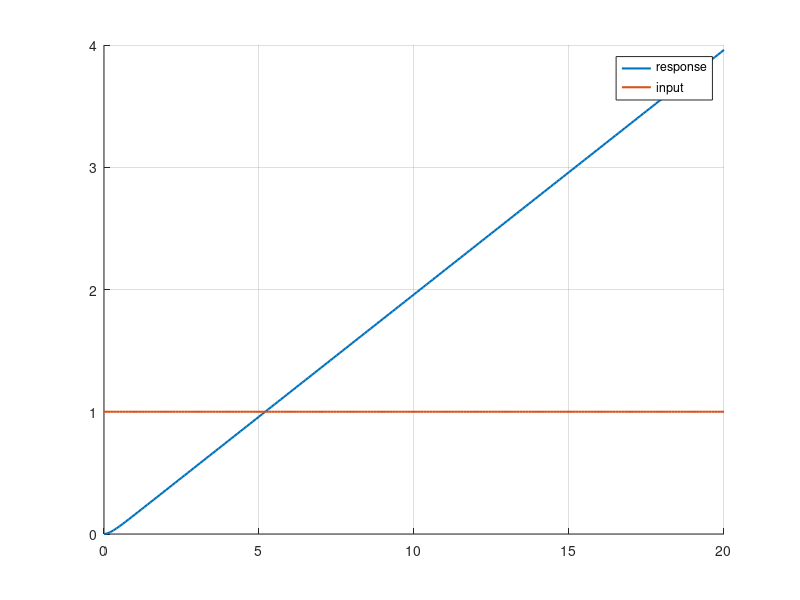
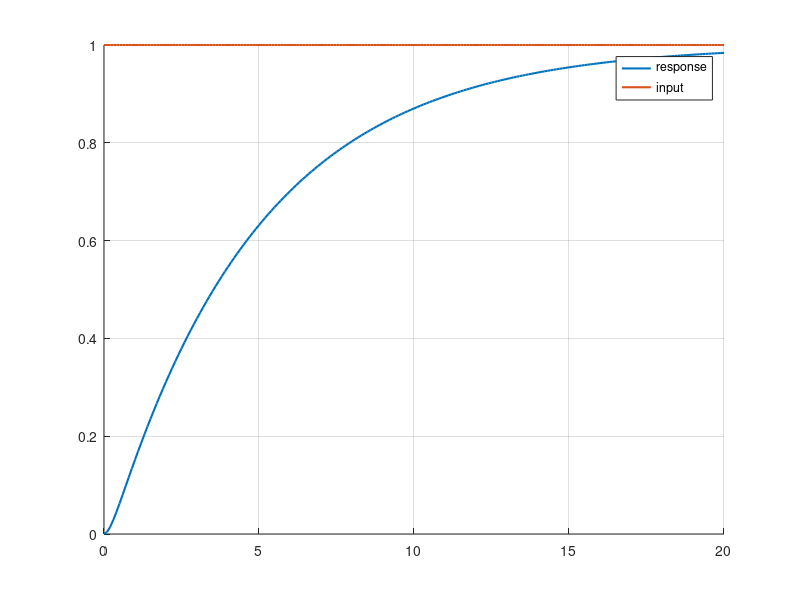
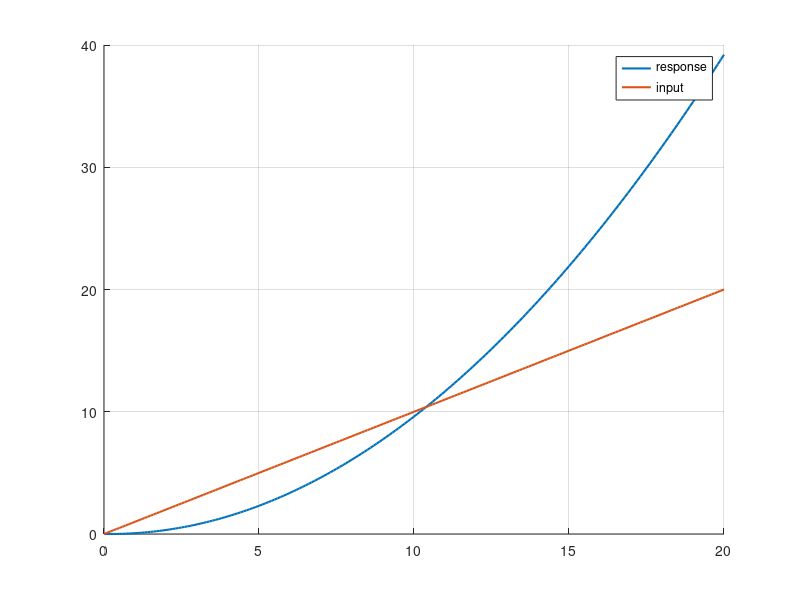
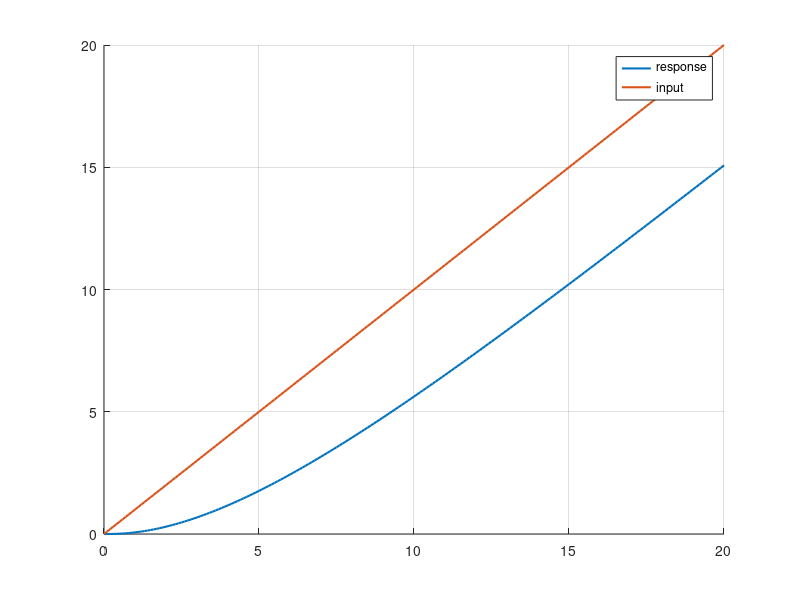

The MATLAB script that drew these images, in order:


clear
close all
clc

%% system define
s = tf('s');
sys = s/(s^2*(s+5));

K = dcgain(sys); % K -> infinity

%% step and ramp

t = 0:0.1:20;
step = ones(size(t));
ramp = t;

%% open loop step response

[y,t] = lsim(sys, step, t);
figure('Name','step signal response')
hold on, grid on
plot(t,y,"LineWidth",1.5)
plot(t,step,"LineWidth",1.5)
legend("response","input")

%% close loop step response

sys_closed = feedback(sys, 1);
[y_closed,t] = lsim(sys_closed, step, t);
figure('Name','step signal response')
hold on, grid on
plot(t,y_closed,"LineWidth",1.5)
plot(t,step,"LineWidth",1.5)
legend("response","input")

%% open loop ramp response

[y,t] = lsim(sys, ramp, t);
figure('Name','step signal response')
hold on, grid on
plot(t,y,"LineWidth",1.5)
plot(t,ramp,"LineWidth",1.5)
legend("response","input")

%% close loop ramp response

sys_closed = feedback(sys, 1);
[y_closed,t] = lsim(sys_closed, ramp, t);
figure('Name','step signal response')
hold on, grid on
plot(t,y_closed,"LineWidth",1.5)
plot(t,ramp,"LineWidth",1.5)
legend("response","input")

%% PI controller
Kp = 2;
Ki = 1;
PI_controller = tf([Kp Ki], [1 0]);

%% close loop 
sys_PI = feedback(PI_controller * sys, 1);

%% step response
[y_PI,t] = lsim(sys_PI, step, t);
figure('Name','step signal response')
hold on, grid on
plot(t,y_PI,"LineWidth",1.5)
plot(t,step,"LineWidth",1.5)
legend("response","input")

%% ramp signal response

[y_PI,t] = lsim(sys_PI, ramp, t);
figure('Name','ramp signal response')
hold on, grid on
plot(t,y_PI,"LineWidth",1.5)
plot(t,ramp,"LineWidth",1.5)
legend("response","input")


